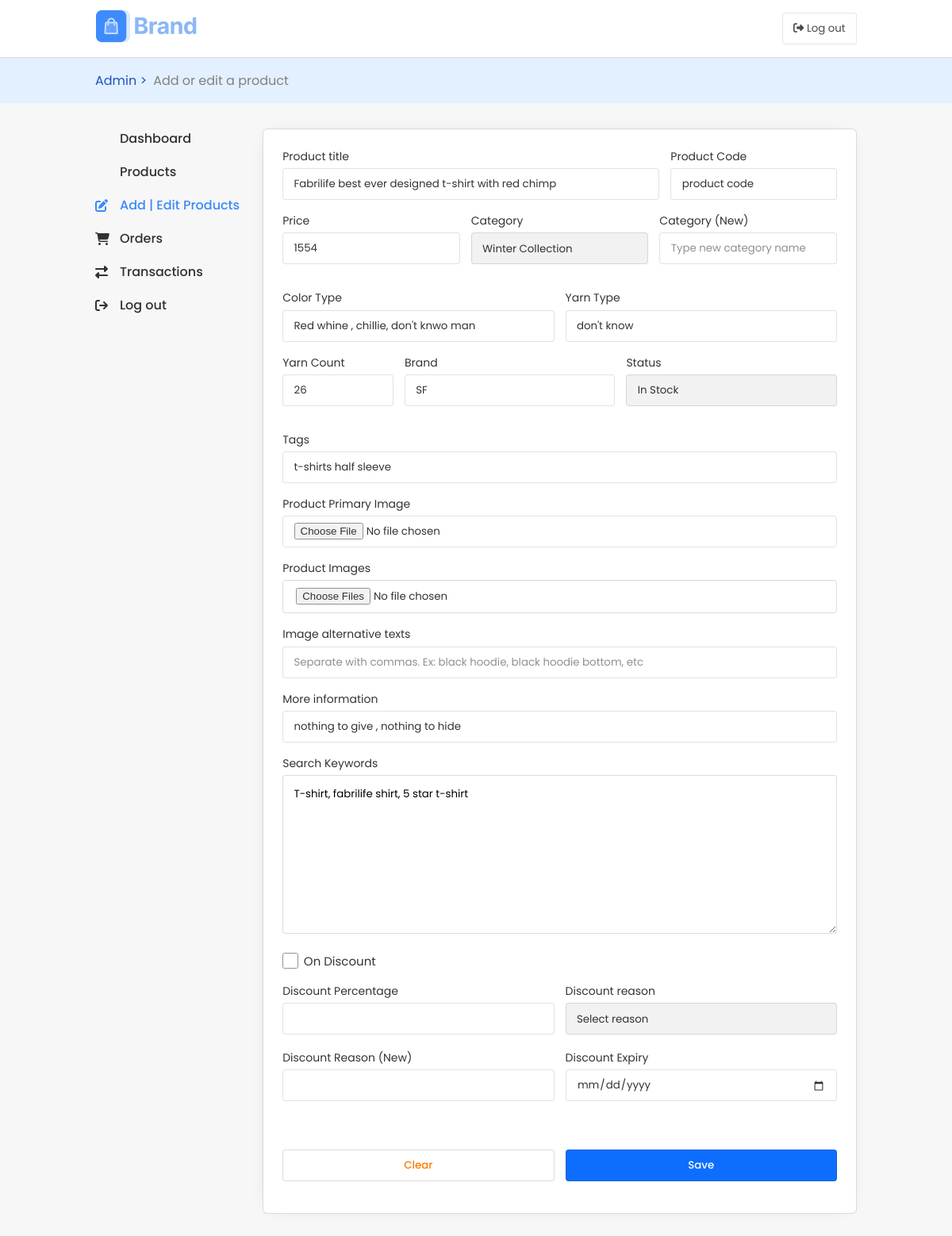
Before: /account/admin/edit-product/1/ with the older database file.
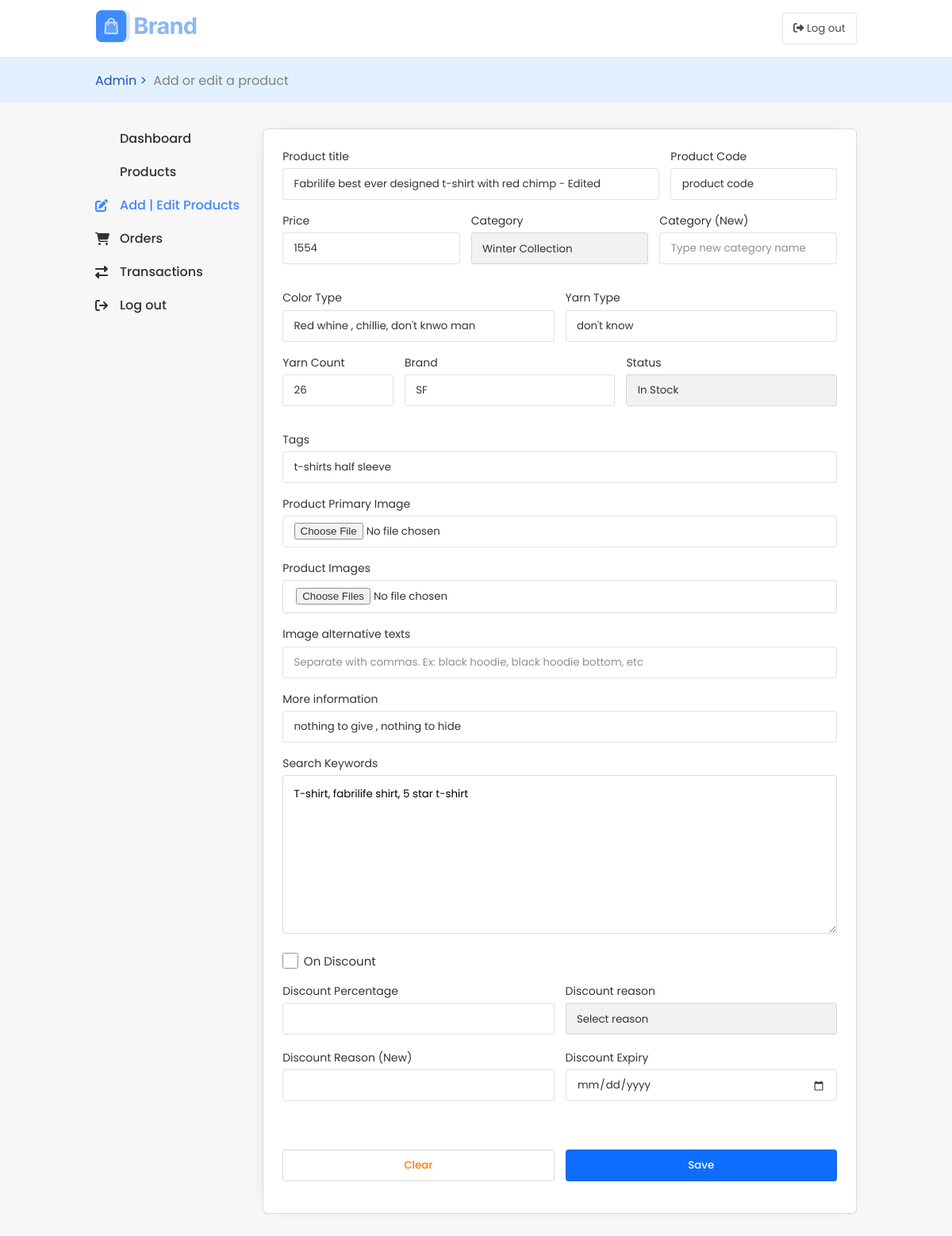
After: the same page with the newer database file.
### products/models.py (models this page shows, shortened)
class Product(models.Model):
    product_title = models.CharField(max_length=200)
    product_code = models.CharField(max_length=15)
    product_price = models.IntegerField()
    product_category = models.ForeignKey(Category, on_delete=models.DO_NOTHING)
    color_type = models.CharField(max_length=100)
    yarn_type = models.CharField(max_length=100)
    yarn_count = models.IntegerField()
    brand = models.CharField(max_length=30)
    product_in_stock = models.BooleanField(default=True)
    product_tags = models.CharField(max_length=300)
    product_added_by = models.ForeignKey(User, on_delete=models.DO_NOTHING, default=1)
    product_last_update = models.DateTimeField(auto_now_add=True)
    product_type = models.CharField(max_length=40, null=True, blank=True)
    product_primary_image = models.ImageField(upload_to='product_primary_images/')
    product_more_information = models.CharField(max_length=200)
    product_search_keyword = models.CharField(max_length=400)
    on_discount = models.BooleanField(default=False)
    discount_percentage = models.IntegerField(default=0)
    discount_price = models.IntegerField(default=0)
    discount_reason = models.ForeignKey(DiscountReason, on_delete=models.DO_NOTHING, null=True, blank=True)
    discount_expiry = models.DateTimeField(null=True, blank=True)
    wish_count = models.IntegerField(default=0)

class Category(models.Model):
    category_name = models.CharField(max_length=30)

### user/views.py (the view)
# urls.py: path('admin/edit-product/<str:pk>/', admin_edit_product, name='admin_edit_product'),
def admin_edit_product(request, pk):
    if request.method == 'POST':
        product = Product.objects.get(pk=pk)
        save_edited_product(product, request)
        new_token = get_token(request)
        return JsonResponse({'success': True, 'token': new_token, 'edit': True})
    product = Product.objects.get(pk=pk)
    product_images = product.productimages_set.all()
    context = {
        'product': product,
        'product_images': product_images
    }
    return render(request, 'admin/add_edit_products.html', context)

### templates/admin/add_edit_products.html (shortened to what the changed rows need)
{% extends 'index.html' %}
{% load static %}
    {% block jsfiles %}
        <link href="https://cdn.jsdelivr.net/gh/hung1001/font-awesome-pro-v6@44659d9/css/all.min.css" rel="stylesheet" type="text/css" />
    {% endblock jsfiles %}
    {% block cssfiles %}
        <link rel="stylesheet" href="{% static 'css/products.css' %}">
        <link rel="stylesheet" href="{% static 'css/page_profile.css' %}">
        <link rel="stylesheet" href="{% static 'css/staff_main.css' %}">
        <link rel="stylesheet" href="{% static 'css/add_product.css' %}">
        <link rel="stylesheet" href="{% static 'css/admin.css' %}">
    {% endblock cssfiles %}
    {% block container %}
        <div class="profile-container admin-dashboard-container">
            <div class="profile-content bg-white">
                <form id="add-a-product{{product.id}}" enctype="multipart/form-data">
                    <div class="p-name-and-code m-1">
                        <div class="p-name ">
                            <p>Product title</p>
                            <input type="text" name="title" placeholder="Enter title" value="{{product.product_title}}" title="Title can't be empty" pattern="\S(.*\S)?" required>
                        </div>
                        <div class="p-code">
                            <p>Product Code</p>
                            <input type="text" name="product_code" value="{{product.product_code}}" title="Product code can't be empty" pattern="\S(.*\S)?" required>
                        </div>
                    </div>
                    <div class="p-price-and-category m-1">
                        <div class="p-price">
                            <p>Price</p>
                            <input type="number" name="price" value="{{product.product_price}}" required>
                        </div>
                        <div class="p-category m-1">
                            <p>Category</p>
                            <select name="category" id="category">
                                {% if product %}
                                    <option value="{{product.product_category.id}}">
                                        {{product.product_category.category_name}}
                                    </option>
                                {% endif %}
                            </select>
                        </div>
                    </div>
                    <div class="p-color-and-yarn-type m-1">
                        <div class="p-color">
                            <p>Color Type</p>
                            <input type="text" name="color_type" value="{{product.color_type}}" title="Color type can't be empty" pattern="\S(.*\S)?" required>
                        </div>
                        <div class="p-yarn">
                            <p>Yarn Type</p>
                            <input type="text" name="yarn_type" value="{{product.yarn_type}}" title="Yarn type can't be empty" pattern="\S(.*\S)?" required>
                        </div>
                    </div>
                    <div class="p-yarn-brand-status m-1">
                        <div class="p-yarn-count">
                            <p>Yarn Count</p>
                            <input type="number" name="yarn_count" value="{{product.yarn_count}}" title="Yarn count can't be empty" pattern="\S(.*\S)?" required>
                        </div>
                        <div class="p-brand m-1">
                            <p>Brand</p>
                            <input type="text" name="brand" value="{{product.brand}}" title="Brand name can't be empty" pattern="\S(.*\S)?" required>
                        </div>
                    </div>
                    <div class="p-tags m-1">
                        <p>Tags</p>
                        <input type="text" name="tags" placeholder="Insert tags eg: Black hoodie, white t-shirt etc" value="{{product.product_tags}}"  required>
                    </div>
                    <div class="p-images-alt-texts m-1">
                        <p>Image alternative texts</p>
                        <input type="text" name="image_alt_texts" value="{% for alt in product_images %}{{alt.image_alt_tag}}, {% endfor %}"
                               placeholder="Separate with commas. Ex: black hoodie, black hoodie bottom, etc">
                    </div>
                    <div class="p-more-info m-1">
                        <p>More information</p>
                        <input type="text" name="more_info" value="{{product.product_more_information}}" required>
                    </div>
                    <div class="p-search-keywords m-1">
                        <p>Search Keywords</p>
                        <textarea name="search_keywords" placeholder="Separate with commas. Ex: black hoodie, white bra, etc"  required>{{product.product_search_keyword}}</textarea>
                    </div>
                </form>
            </div>
        </div>
    {% endblock container %}

Changed rows visible on the page:
changed Product "product code": title "Fabrilife best ever designed t-shirt with red chimp" → "Fabrilife best ever designed t-shirt with red chimp - Edited"
